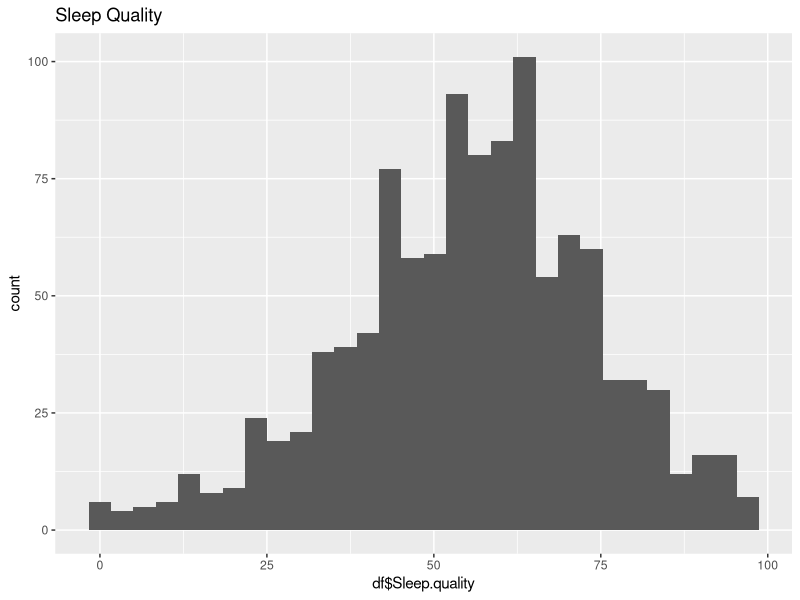
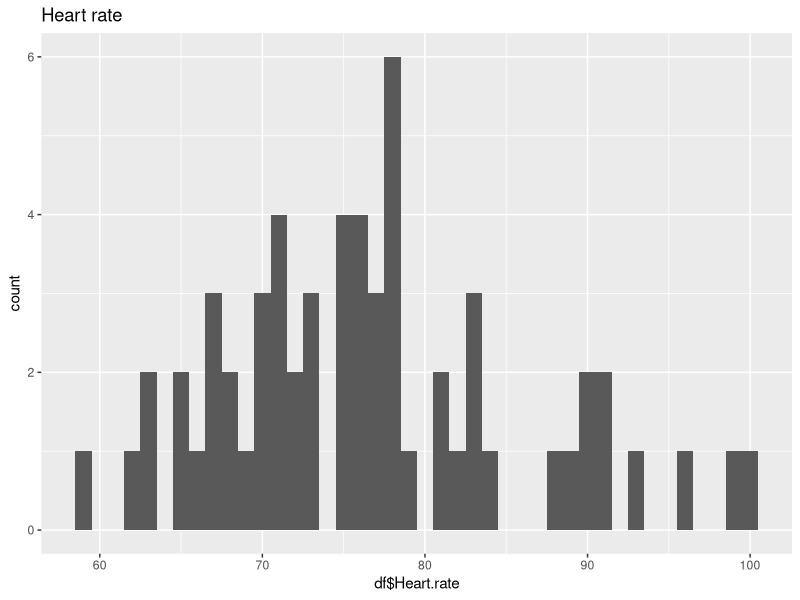
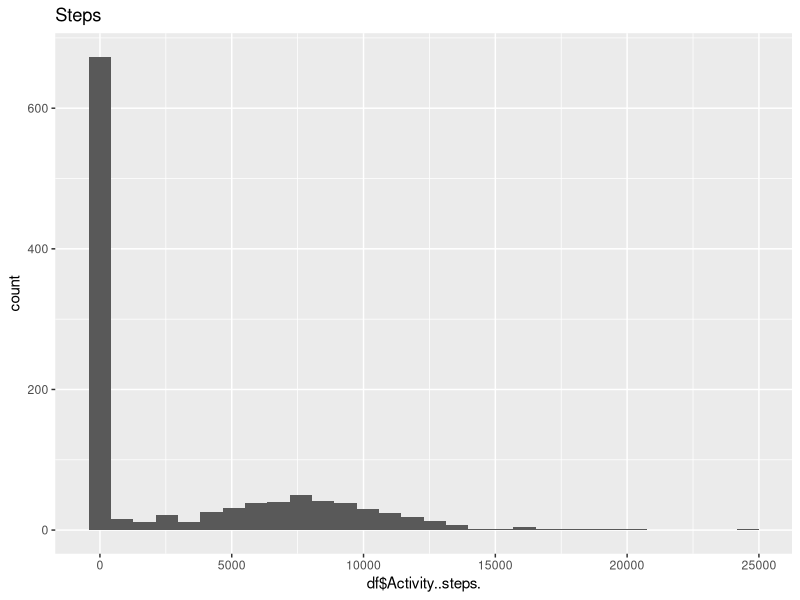
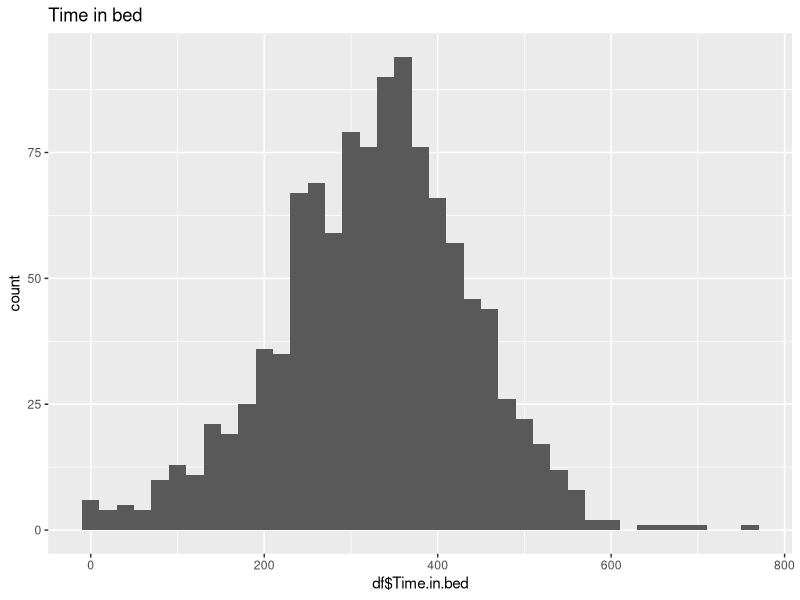
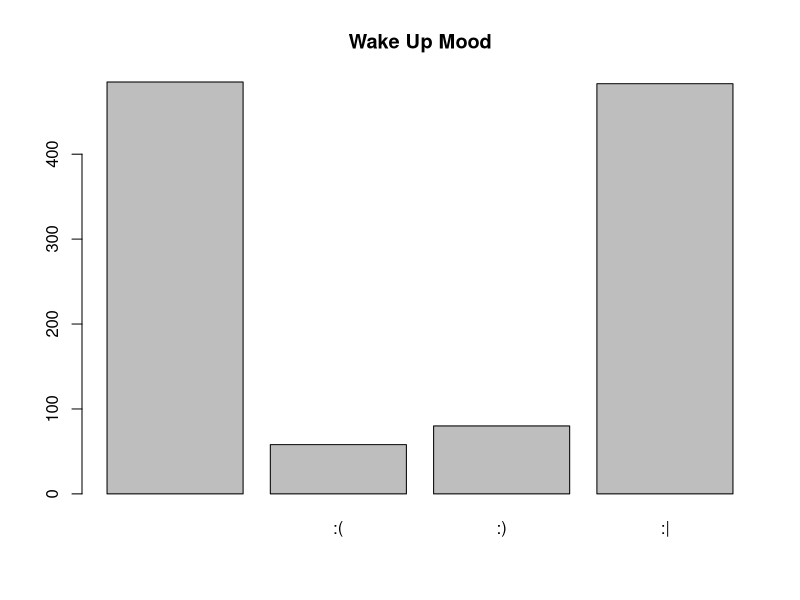
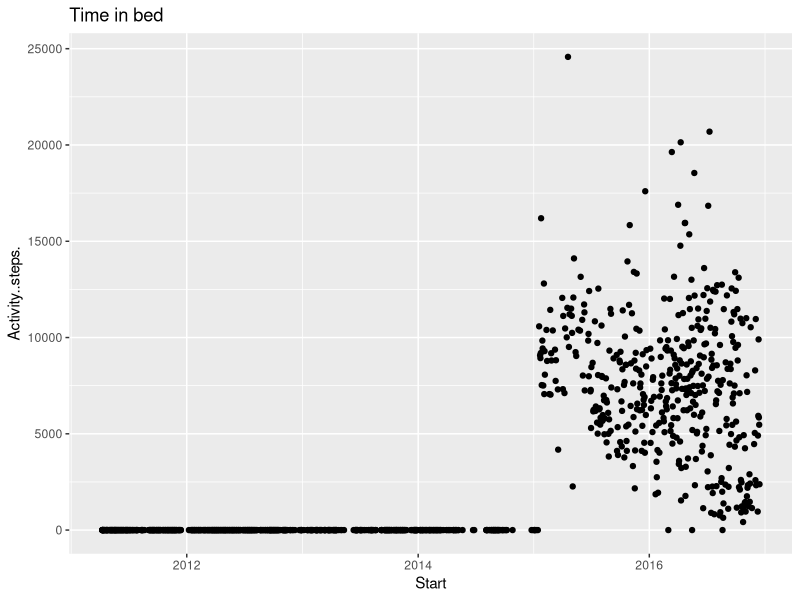
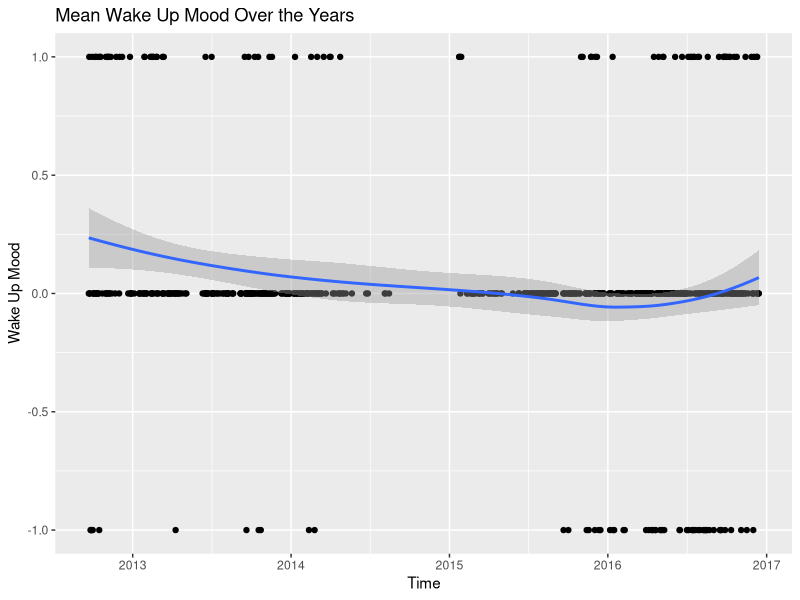
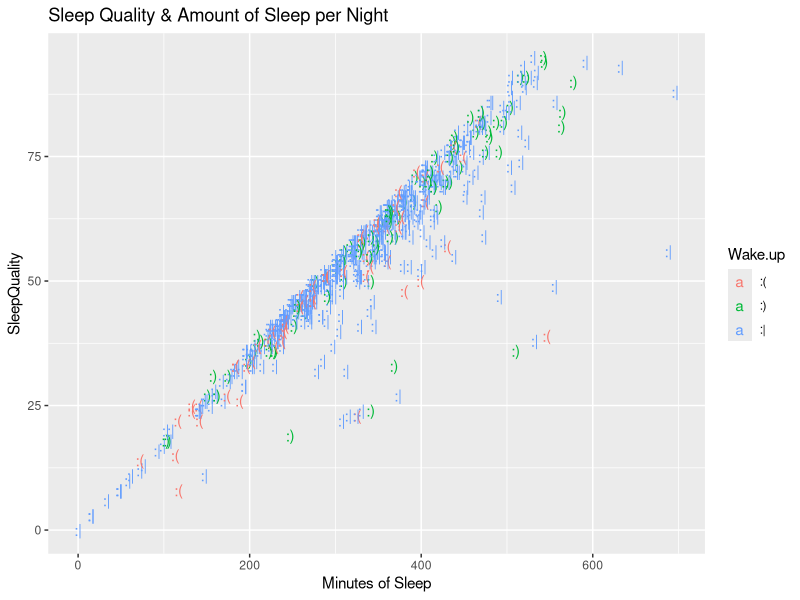

These figures' R source, in order:
## ---- chunk 1
rm(list = ls())
library(tidyverse)
library(RColorBrewer)
library(knitr)
library(nnet)
## ---- chunk 2
df = read.csv("sleepdata.csv", sep = ";", stringsAsFactors = FALSE)
df = as.data.frame(df)
head(df)
## ---- chunk 3
df[,1:2] = lapply(df[,1:2], as.POSIXct)
df$Sleep.quality = as.numeric(sub("%","", df$Sleep.quality))
df$Wake.up = as.factor(df$Wake.up)
## ---- chunk 4
#a function to turn the time in bed from 
#the hh:mm format to total minutes

minuteParse = function(hhmm){
  temp = hhmm
  hours = as.numeric(strsplit(temp, split=":")[[1]][1])
  mins = as.numeric(strsplit(temp, split=":")[[1]][2])
  totalMins = (hours*60)+mins
  return(totalMins)
}

df$Time.in.bed = sapply(df$Time.in.bed, minuteParse)
## ---- chunk 5
head(df)
## ---- chunk 6
summary(df)
ggplot(data=df)+
  geom_histogram(aes(x = df$Sleep.quality))+
  ggtitle("Sleep Quality")

ggplot(data=df)+
  geom_histogram(aes(x = df$Heart.rate), binwidth = 1)+
  ggtitle("Heart rate")

ggplot(data=df)+
  geom_histogram(aes(x = df$Activity..steps.))+
  ggtitle("Steps")

ggplot(data=df)+
  geom_histogram(aes(x = df$Time.in.bed), binwidth=20)+
  ggtitle("Time in bed")

plot(df$Wake.up, main = "Wake Up Mood")
## ---- chunk 7
df$Heart.rate = NULL
## ---- chunk 8
ggplot(data=df)+
  geom_point(aes(y = Activity..steps., x = Start))+
  ggtitle("Time in bed")
## ---- chunk 9
df$Activity..steps. = NULL
## ---- chunk 10
mood = table(df$Wake.up)
print(floor(mood/min(mood)))
## ---- chunk 11
exampleString = df$Sleep.Notes[809]
exampleString
#we can split a string and get each note in a list like so
strsplit(exampleString, ":")

#so lets work through each night's note and enumerate the notes we have
getNotes = function(vec){
  allNotes = as.vector(unlist(strsplit(vec, ":")))
  return(unique(allNotes))
}

#create a df with each sleep note as a column
allNotes = getNotes(df$Sleep.Notes)
sleepNotes = data.frame(matrix(0,ncol = length(allNotes), nrow = dim(df)[1]))
names(sleepNotes) = allNotes

#now loop through the original data set and parse it as above,
#but this time, if the temp list contains a string that 
#matches a column, mark that row in that column

makeNotes = function(dataframe,vec){
  
  for(i in 1:length(vec)){
    temp = as.vector(unlist(strsplit(vec[i], ":")))
    if(length(temp)>0){
      for(j in 1:length(temp)){
        hit = match(temp[j], names(dataframe))
        dataframe[i,hit] = 1
      }
    }
  }
  return(dataframe)
}

sleepNotes = data.frame(makeNotes(sleepNotes,df$Sleep.Notes))
apply(sleepNotes,2,table)
df$Sleep.Notes = NULL
df = bind_cols(df,sleepNotes)
head(df)
## ---- chunk 12
#refactor wakeup mood
df$Mood = as.numeric(df$Wake.up)
df$Mood[which(df$Wake.up == "")] = NA
df$Mood[which(df$Wake.up == ":|")] = 0
df$Mood[which(df$Wake.up == ":(")] = -1
df$Mood[which(df$Wake.up == ":)")] = 1
## ---- chunk 13
df2 = df[which(is.na(df$Mood) == FALSE),]
ggplot(df2, aes(x = Start, y = Mood)) + geom_point() + xlab("Time") + scale_x_datetime() + ylab("Wake Up Mood")+
  geom_smooth()+ggtitle("Mean Wake Up Mood Over the Years")
df$Mood = NULL
## ---- chunk 14
ggplot(df2) + geom_text(aes(x = Time.in.bed, y = Sleep.quality, label = Wake.up, colour = Wake.up)) + xlab("Minutes of Sleep") + ylab("SleepQuality") + ggtitle("Sleep Quality & Amount of Sleep per Night")

cor(df$Sleep.quality, df$Time.in.bed)
## ---- chunk 15
df = df[!(df$Wake.up == ""),]
df$Wake.up = factor(df$Wake.up)
summary(df[,1:5])
## ---- chunk 16
boxplot(df$Sleep.quality, main = "Sleep Quality")
boxplot(df$Time.in.bed, main = "Length of Sleep")
## ---- chunk 17
df = df[!(df$Time.in.bed < 60),]
nights = df[,1:2]
df[,1:2] = NULL
rownames(df) = nights$Start
## ---- chunk 18
boxplot(df$Sleep.quality, main = "Sleep Quality")
boxplot(df$Time.in.bed, main = "Length of Sleep")
## ---- chunk 19
vars = NULL
for(i in 4:17){
  print(names(df)[i])
  temp = df[,i]
  ratio = as.vector(table(temp))
  ratio = ((ratio[2]/ratio[1])*100)%>%
    round(.,2)
  paste(ratio,"%")%>%
    print()
  vars = rbind(vars,ratio)
}

vars = as.data.frame(vars)
rownames(vars) = NULL
vars$Variable = names(df)[4:17]
vars = vars[order(-vars$V1),]

ggplot(vars)+
  geom_bar(aes(x = with(vars, reorder(Variable,V1)), y = V1, fill = Variable), stat = "identity")+
  ylab("Percent of days with note")+
  xlab("Note")+
  coord_flip()+
  ggtitle("Percent of Days with Sleep Notes Mentioned")
## ---- chunk 20
# we need to truly randomise the subset that we use for modeling.
# because we are really violating the assumption of uncorrelated
# observations since it is a linear dataset
set.seed(1)
ind = sample(1:dim(df)[1],0.6*dim(df)[1])
binaryTrain = ifelse(1:dim(df)[1] %in% ind, 1,2)

plot(df$Sleep.quality, df$Time.in.bed, col = binaryTrain+10, cex = 0.7, pch = as.numeric(df$Wake.up), main = "Verifying Random Sampling")

train = df[ind,]

model1 = multinom(Wake.up~., train)
summary(model1)
## ---- chunk 21
coef(model1)%>%
  exp()%>%
  kable(., digits = 3, caption = "Relative Odds of Waking Up in a Better Mood")

odds = coef(model1)%>%
  exp()%>%
  as.data.frame()%>%
  t()

odds = as.data.frame(odds)
odds$Variable = as.vector(rownames(odds))
odds = gather(odds,Mood,Odds, 1:2)

ggplot(odds)+
  geom_bar(aes(x = with(odds, reorder(Variable,Odds)), y = Odds, fill = Variable), stat = "identity")+
  coord_flip()+
  facet_wrap(~Mood)+
  xlab("Sleep Note")+
  ggtitle("Sleep Note's Odds of Increasing My Wake Up Mood")
## ---- chunk 22
# acknowledge:
# http://stats.stackexchange.com/questions/63222/getting-p-values-for-multinom-in-r-nnet-package

z = summary(model1)$coefficients/summary(model1)$standard.errors
p = ((1 - pnorm(abs(z), 0, 1)) * 2) %>%
  as.data.frame()
p

for(i in 1:length(p)){
  temp = p[,i]
  if(temp[2] < 0.05){
    print(paste(names(p)[i],"is significant for :| mood:",round(temp[2],4)))
  }
  if(temp[1] < 0.05){
    print(paste(names(p)[i],"is significant for :) mood:",round(temp[1],4)))
  }
}
## ---- chunk 23
test = df[-ind,]
yhat = predict(model1, newdata = test, type = "class")
y = df[-ind,"Wake.up"]
## ---- chunk 24
table(yhat,y)
## ---- chunk 25
n = 10
train = df[ind,]

# 100% of minority groups in training set
minor = which(train$Wake.up != ":|") 
minor_weight = rep(1,length(minor))

# n% of the majority class
major = which(train$Wake.up == ":|")
set.seed(1)
major = sample(major,length(major)/n) 
major_weight = rep(n,length(major))

wt = c(minor_weight,major_weight)
train = df[c(minor,major),]
## ---- chunk 26
model2 = multinom(Wake.up~., train, weights = wt)
summary(model2)
## ---- chunk 27
test = df[-ind,]
yhat = predict(model2, newdata = test, type = "class")
y = df[-ind,"Wake.up"]

table(yhat,y)
round(mean(yhat == y)*100)
